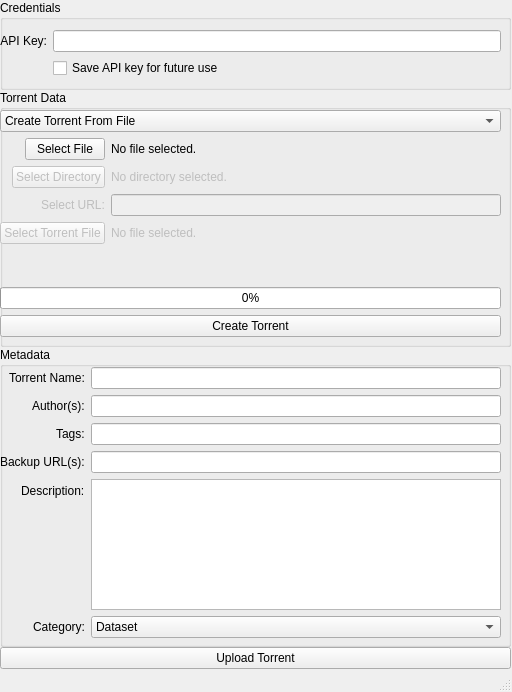
<?xml version="1.0" encoding="UTF-8"?>
<ui version="4.0">
 <class>MainWindow</class>
 <widget class="QMainWindow" name="MainWindow">
  <property name="geometry">
   <rect>
    <x>0</x>
    <y>0</y>
    <width>512</width>
    <height>692</height>
   </rect>
  </property>
  <property name="acceptDrops">
   <bool>false</bool>
  </property>
  <property name="windowTitle">
   <string>Academic Torrents Uploader</string>
  </property>
  <widget class="QWidget" name="centralwidget">
   <widget class="QWidget" name="verticalLayoutWidget_3">
    <property name="geometry">
     <rect>
      <x>0</x>
      <y>0</y>
      <width>511</width>
      <height>669</height>
     </rect>
    </property>
    <layout class="QVBoxLayout" name="mainColumn">
     <property name="spacing">
      <number>0</number>
     </property>
     <property name="sizeConstraint">
      <enum>QLayout::SetNoConstraint</enum>
     </property>
     <item>
      <widget class="QGroupBox" name="credentialsGroup">
       <property name="sizePolicy">
        <sizepolicy hsizetype="Preferred" vsizetype="Fixed">
         <horstretch>0</horstretch>
         <verstretch>0</verstretch>
        </sizepolicy>
       </property>
       <property name="minimumSize">
        <size>
         <width>0</width>
         <height>90</height>
        </size>
       </property>
       <property name="title">
        <string>Credentials</string>
       </property>
       <property name="flat">
        <bool>false</bool>
       </property>
       <widget class="QWidget" name="formLayoutWidget">
        <property name="geometry">
         <rect>
          <x>0</x>
          <y>30</y>
          <width>501</width>
          <height>57</height>
         </rect>
        </property>
        <layout class="QFormLayout" name="formLayout">
         <property name="fieldGrowthPolicy">
          <enum>QFormLayout::AllNonFixedFieldsGrow</enum>
         </property>
         <item row="0" column="1">
          <widget class="QLineEdit" name="apikey_field"/>
         </item>
         <item row="1" column="1">
          <widget class="QCheckBox" name="apikey_save_field">
           <property name="text">
            <string>Save API key for future use</string>
           </property>
          </widget>
         </item>
         <item row="0" column="0">
          <widget class="QLabel" name="apikey_label">
           <property name="text">
            <string>API Key:</string>
           </property>
           <property name="alignment">
            <set>Qt::AlignRight|Qt::AlignTrailing|Qt::AlignVCenter</set>
           </property>
           <property name="buddy">
            <cstring>apikey_field</cstring>
           </property>
          </widget>
         </item>
        </layout>
       </widget>
      </widget>
     </item>
     <item>
      <widget class="QGroupBox" name="dataGroup">
       <property name="sizePolicy">
        <sizepolicy hsizetype="Preferred" vsizetype="Minimum">
         <horstretch>0</horstretch>
         <verstretch>0</verstretch>
        </sizepolicy>
       </property>
       <property name="minimumSize">
        <size>
         <width>0</width>
         <height>250</height>
        </size>
       </property>
       <property name="title">
        <string>Torrent Data</string>
       </property>
       <widget class="QWidget" name="verticalLayoutWidget">
        <property name="geometry">
         <rect>
          <x>0</x>
          <y>20</y>
          <width>501</width>
          <height>227</height>
         </rect>
        </property>
        <layout class="QVBoxLayout" name="verticalLayout">
         <property name="sizeConstraint">
          <enum>QLayout::SetNoConstraint</enum>
         </property>
         <item>
          <widget class="QComboBox" name="data_source_field">
           <item>
            <property name="text">
             <string>Create Torrent From File</string>
            </property>
           </item>
           <item>
            <property name="text">
             <string>Create Torrent From Directory</string>
            </property>
           </item>
           <item>
            <property name="text">
             <string>Create Torrent From URL</string>
            </property>
           </item>
           <item>
            <property name="text">
             <string>Select Existing Torrent</string>
            </property>
           </item>
          </widget>
         </item>
         <item>
          <layout class="QFormLayout" name="data_selection_container">
           <property name="fieldGrowthPolicy">
            <enum>QFormLayout::AllNonFixedFieldsGrow</enum>
           </property>
           <property name="labelAlignment">
            <set>Qt::AlignRight|Qt::AlignTrailing|Qt::AlignVCenter</set>
           </property>
           <item row="0" column="0">
            <widget class="QPushButton" name="select_file_button">
             <property name="text">
              <string>Select File</string>
             </property>
            </widget>
           </item>
           <item row="0" column="1">
            <widget class="QLabel" name="file_label">
             <property name="text">
              <string>No file selected.</string>
             </property>
            </widget>
           </item>
           <item row="2" column="0">
            <widget class="QLabel" name="select_url_label">
             <property name="enabled">
              <bool>false</bool>
             </property>
             <property name="text">
              <string>Select URL:</string>
             </property>
             <property name="buddy">
              <cstring>select_url_field</cstring>
             </property>
            </widget>
           </item>
           <item row="2" column="1">
            <widget class="QLineEdit" name="select_url_field">
             <property name="enabled">
              <bool>false</bool>
             </property>
            </widget>
           </item>
           <item row="3" column="0">
            <widget class="QPushButton" name="select_torrent_button">
             <property name="enabled">
              <bool>false</bool>
             </property>
             <property name="text">
              <string>Select Torrent File</string>
             </property>
            </widget>
           </item>
           <item row="3" column="1">
            <widget class="QLabel" name="torrent_label">
             <property name="enabled">
              <bool>false</bool>
             </property>
             <property name="text">
              <string>No file selected.</string>
             </property>
            </widget>
           </item>
           <item row="1" column="0">
            <widget class="QPushButton" name="select_directory_button">
             <property name="enabled">
              <bool>false</bool>
             </property>
             <property name="text">
              <string>Select Directory</string>
             </property>
            </widget>
           </item>
           <item row="1" column="1">
            <widget class="QLabel" name="directory_label">
             <property name="enabled">
              <bool>false</bool>
             </property>
             <property name="text">
              <string>No directory selected.</string>
             </property>
            </widget>
           </item>
          </layout>
         </item>
         <item>
          <widget class="QProgressBar" name="download_progress">
           <property name="value">
            <number>0</number>
           </property>
          </widget>
         </item>
         <item>
          <widget class="QPushButton" name="create_torrent_button">
           <property name="text">
            <string>Create Torrent</string>
           </property>
          </widget>
         </item>
        </layout>
       </widget>
      </widget>
     </item>
     <item>
      <widget class="QGroupBox" name="metadataGroup">
       <property name="sizePolicy">
        <sizepolicy hsizetype="Preferred" vsizetype="Minimum">
         <horstretch>0</horstretch>
         <verstretch>0</verstretch>
        </sizepolicy>
       </property>
       <property name="minimumSize">
        <size>
         <width>0</width>
         <height>300</height>
        </size>
       </property>
       <property name="title">
        <string>Metadata</string>
       </property>
       <widget class="QWidget" name="verticalLayoutWidget_2">
        <property name="geometry">
         <rect>
          <x>0</x>
          <y>20</y>
          <width>501</width>
          <height>271</height>
         </rect>
        </property>
        <layout class="QVBoxLayout" name="verticalLayout_3">
         <item>
          <layout class="QFormLayout" name="formLayout_4">
           <property name="fieldGrowthPolicy">
            <enum>QFormLayout::AllNonFixedFieldsGrow</enum>
           </property>
           <property name="labelAlignment">
            <set>Qt::AlignRight|Qt::AlignTrailing|Qt::AlignVCenter</set>
           </property>
           <item row="1" column="1">
            <widget class="QLineEdit" name="torrent_name_field"/>
           </item>
           <item row="2" column="0">
            <widget class="QLabel" name="authors_label">
             <property name="text">
              <string>Author(s):</string>
             </property>
             <property name="buddy">
              <cstring>authors_field</cstring>
             </property>
            </widget>
           </item>
           <item row="3" column="1">
            <widget class="QLineEdit" name="tags_field"/>
           </item>
           <item row="2" column="1">
            <widget class="QLineEdit" name="authors_field"/>
           </item>
           <item row="1" column="0">
            <widget class="QLabel" name="torrent_name_label">
             <property name="text">
              <string>Torrent Name:</string>
             </property>
             <property name="buddy">
              <cstring>torrent_name_field</cstring>
             </property>
            </widget>
           </item>
           <item row="4" column="0">
            <widget class="QLabel" name="backup_url_label">
             <property name="text">
              <string>Backup URL(s):</string>
             </property>
             <property name="buddy">
              <cstring>backup_url_field</cstring>
             </property>
            </widget>
           </item>
           <item row="3" column="0">
            <widget class="QLabel" name="tags_label">
             <property name="text">
              <string>Tags:</string>
             </property>
             <property name="buddy">
              <cstring>tags_field</cstring>
             </property>
            </widget>
           </item>
           <item row="4" column="1">
            <widget class="QLineEdit" name="backup_url_field"/>
           </item>
           <item row="6" column="1">
            <widget class="QComboBox" name="category_field">
             <item>
              <property name="text">
               <string>Dataset</string>
              </property>
             </item>
             <item>
              <property name="text">
               <string>Paper</string>
              </property>
             </item>
            </widget>
           </item>
           <item row="6" column="0">
            <widget class="QLabel" name="category_label">
             <property name="text">
              <string>Category:</string>
             </property>
            </widget>
           </item>
           <item row="5" column="1">
            <widget class="QPlainTextEdit" name="description_field"/>
           </item>
           <item row="5" column="0">
            <widget class="QLabel" name="description_label">
             <property name="text">
              <string>Description:</string>
             </property>
             <property name="buddy">
              <cstring>description_field</cstring>
             </property>
            </widget>
           </item>
          </layout>
         </item>
        </layout>
       </widget>
       <zorder>verticalLayoutWidget_2</zorder>
       <zorder>dataGroup</zorder>
      </widget>
     </item>
     <item>
      <widget class="QPushButton" name="upload_button">
       <property name="text">
        <string>Upload Torrent</string>
       </property>
      </widget>
     </item>
    </layout>
   </widget>
  </widget>
  <widget class="QStatusBar" name="statusbar"/>
 </widget>
 <tabstops>
  <tabstop>apikey_field</tabstop>
  <tabstop>apikey_save_field</tabstop>
  <tabstop>data_source_field</tabstop>
  <tabstop>select_file_button</tabstop>
  <tabstop>select_url_field</tabstop>
  <tabstop>select_torrent_button</tabstop>
  <tabstop>create_torrent_button</tabstop>
  <tabstop>torrent_name_field</tabstop>
  <tabstop>authors_field</tabstop>
  <tabstop>tags_field</tabstop>
  <tabstop>backup_url_field</tabstop>
  <tabstop>description_field</tabstop>
  <tabstop>category_field</tabstop>
  <tabstop>upload_button</tabstop>
 </tabstops>
 <resources/>
 <connections/>
</ui>
